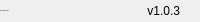
              <widget class="QFrame" name="bottomBar">
               <property name="minimumSize">
                <size>
                 <width>0</width>
                 <height>22</height>
                </size>
               </property>
               <property name="maximumSize">
                <size>
                 <width>16777215</width>
                 <height>22</height>
                </size>
               </property>
               <property name="frameShape">
                <enum>QFrame::NoFrame</enum>
               </property>
               <property name="frameShadow">
                <enum>QFrame::Raised</enum>
               </property>
               <layout class="QHBoxLayout" name="horizontalLayout_5">
                <property name="spacing">
                 <number>0</number>
                </property>
                <property name="leftMargin">
                 <number>0</number>
                </property>
                <property name="topMargin">
                 <number>0</number>
                </property>
                <property name="rightMargin">
                 <number>0</number>
                </property>
                <property name="bottomMargin">
                 <number>0</number>
                </property>
                <item>
                 <widget class="QLabel" name="creditsLabel">
                  <property name="maximumSize">
                   <size>
                    <width>16777215</width>
                    <height>16</height>
                   </size>
                  </property>
                  <property name="font">
                   <font>
                    <family>Segoe UI</family>
                    <pointsize>-1</pointsize>
                    <italic>false</italic>
                    <bold>false</bold>
                   </font>
                  </property>
                  <property name="text">
                   <string>By: Tutuianu Robert</string>
                  </property>
                  <property name="alignment">
                   <set>Qt::AlignLeading|Qt::AlignLeft|Qt::AlignVCenter</set>
                  </property>
                 </widget>
                </item>
                <item>
                 <widget class="QLabel" name="version">
                  <property name="text">
                   <string>v1.0.3</string>
                  </property>
                  <property name="alignment">
                   <set>Qt::AlignRight|Qt::AlignTrailing|Qt::AlignVCenter</set>
                  </property>
                 </widget>
                </item>
                <item>
                 <widget class="QFrame" name="frame_size_grip">
                  <property name="minimumSize">
                   <size>
                    <width>20</width>
                    <height>0</height>
                   </size>
                  </property>
                  <property name="maximumSize">
                   <size>
                    <width>20</width>
                    <height>16777215</height>
                   </size>
                  </property>
                  <property name="frameShape">
                   <enum>QFrame::NoFrame</enum>
                  </property>
                  <property name="frameShadow">
                   <enum>QFrame::Raised</enum>
                  </property>
                 </widget>
                </item>
               </layout>
              </widget>
